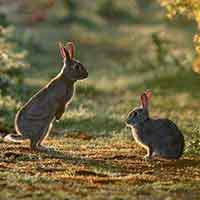
#> input picture test061/1.jpg, 200 x 200 px
$ python test.py
#> lines starting #> are read from the running program, lines starting #| are printed output that depends on the picture
# -*- coding: utf-8 -*-
from PIL import Image

im = Image.open('1.jpg')
#> im is the input picture: PIL image 200x200 RGB; mean R, G, B 111.6, 101.5, 65.4
w, h = im.size
#> w = 200; h = 200
print('image size: %s * %s' % (w, h))
#| image size: 200 * 200

im.thumbnail((w // 2, h // 2))
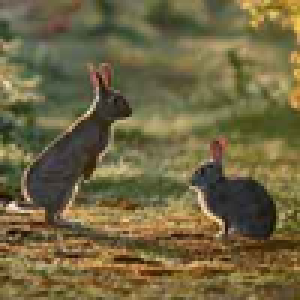
#> im: PIL image 100x100 RGB (shown 3 times larger); mean R, G, B 111.6, 101.5, 65.4
im.save('thumbnail.jpg', 'jpeg')
